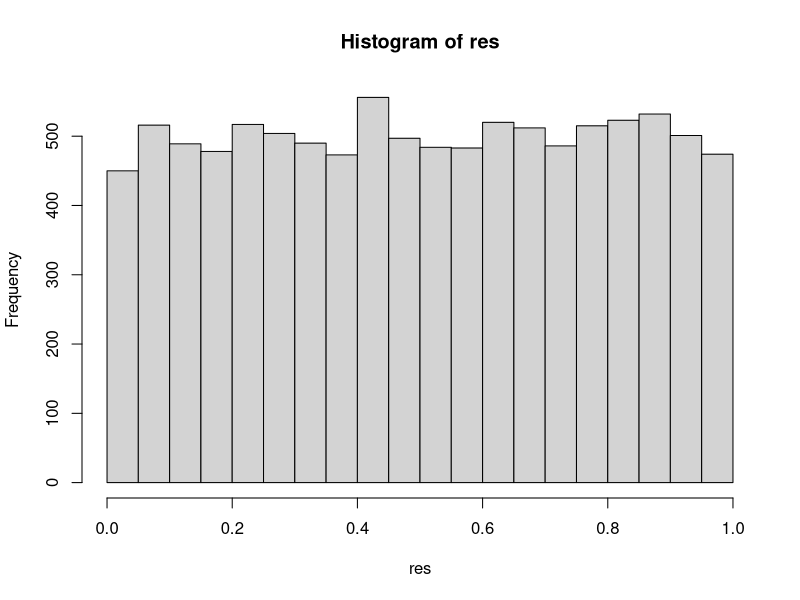

Reproduce this figure in R.
# group means, step change
params <- list()
params$n <- 10
params$m <- 20
params$mu1_pre <- rep(1, params$n)
params$mu2_pre <- rep(2, params$m)
params$sigma1_pre <- rep(0.01, params$n)
params$sigma2_pre <- rep(0.01, params$m)
params$mu1_post <- rep(3, params$n)
params$mu2_post <- rep(4, params$m)
params$sigma1_post <- rep(0.01, params$n)
params$sigma2_post <- rep(0.01, params$m)
params$N_pre <- 3
params$N_post <- 4

createSample <- function(m, s, n)
{
  temp <- t(mapply(function(m, s, n){
    rnorm(n, m, s)
  }, m = m, s = s, n = n, USE.NAMES = FALSE))
  dimnames(temp) <- list(NULL, paste("time", 1:n, sep = ""))
  return(temp)
}

experiment <- function(dummy, params)
{
  X1_pre <- createSample(params$mu1_pre, params$sigma1_pre, params$N_pre)
  X2_pre <- createSample(params$mu2_pre, params$sigma2_pre, params$N_pre)
  X1_post <- createSample(params$mu1_post, params$sigma1_post, params$N_post)
  X2_post <- createSample(params$mu2_post, params$sigma2_post, params$N_post)
  
  m1_avg_pre <- mean(apply(X1_pre, 2, mean))
  m2_avg_pre <- mean(apply(X2_pre, 2, mean))
  m1_avg_post <- mean(apply(X1_post, 2, mean))
  m2_avg_post <- mean(apply(X2_post, 2, mean))
  v1_avg_pre <- mean(apply(X1_pre, 2, var))
  v2_avg_pre <- mean(apply(X2_pre, 2, var))
  v1_avg_post <- mean(apply(X1_post, 2, var))
  v2_avg_post <- mean(apply(X2_post, 2, var))
  
  test_stat <- (m1_avg_post - m2_avg_post) - (m1_avg_pre - m2_avg_pre)
  #var_test_stat <- v1_avg_pre / params$n + v2_avg_pre / params$m + v1_avg_post / params$n + v2_avg_post / params$m
  var_test_stat <- 1 / params$N_pre * v1_avg_pre / params$n + 
                   1 / params$N_pre * v2_avg_pre / params$m + 
                   1 / params$N_post * v1_avg_post / params$n + 
                   1 / params$N_post * v2_avg_post / params$m
  # Welch-Satterthwaite
  #degree_free = var_test_stat^2 / ((v1_avg_pre / params$n)^2 / (params$n - 1) +
  #                                 (v2_avg_pre / params$m)^2 / (params$m - 1) +
  #                                 (v1_avg_post / params$n)^2 / (params$n - 1) +
  #                                 (v2_avg_post / params$m)^2 / (params$m - 1))
  degree_free = var_test_stat^2 / ((1 / params$N_pre * v1_avg_pre / params$n)^2 / (params$n - 1) +
                                     (1 / params$N_pre * v2_avg_pre / params$m)^2 / (params$m - 1) +
                                     (1 / params$N_post * v1_avg_post / params$n)^2 / (params$n - 1) +
                                     (1 / params$N_post * v2_avg_post / params$m)^2 / (params$m - 1))
  pt(test_stat / sqrt(var_test_stat), df = degree_free)
}

set.seed(1976)
experiment(1, params)
res <- sapply(1:10000, experiment, params = params)
length(which(res < 0.05)) / 10000
hist(res)


boot_func <- function(d, i, params, X1_post, X2_post)
{
  ind1 <- i[i <= params$n]
  ind2 <- i[i > params$n]
  ind3 <- ind1
  ind4 <- ind2 - params$n

  m1_avg_pre <- mean(apply(d[ind1,], 2, mean))
  m2_avg_pre <- mean(apply(d[ind2,], 2, mean))
  m1_avg_post <- mean(apply(X1_post[ind3,], 2, mean))
  m2_avg_post <- mean(apply(X2_post[ind4,], 2, mean))
  
  test_stat <- (m1_avg_post - m2_avg_post) - (m1_avg_pre - m2_avg_pre)
  return(test_stat)
}

experiment <- function(params)
{
  X1_pre <- createSample(params$mu1_pre, params$sigma1_pre, params$N_pre)
  X2_pre <- createSample(params$mu2_pre, params$sigma2_pre, params$N_pre)
  X1_post <- createSample(params$mu1_post, params$sigma1_post, params$N_post)
  X2_post <- createSample(params$mu2_post, params$sigma2_post, params$N_post)

  m1_avg_pre <- mean(apply(X1_pre, 2, mean))
  m2_avg_pre <- mean(apply(X2_pre, 2, mean))
  m1_avg_post <- mean(apply(X1_post, 2, mean))
  m2_avg_post <- mean(apply(X2_post, 2, mean))
  
  test_stat <- (m1_avg_post - m2_avg_post) - (m1_avg_pre - m2_avg_pre)

  df <- as.data.frame(rbind(X1_pre, X2_pre))
  df$strata <- c(rep(1L, params$n), rep(2L, params$m))
  b1 <- boot::boot(df, boot_func, R=1000, stype = "i", strata = df$strata, 
                   params = params, X1_post = X1_post, X2_post = X2_post)

  return(c(result = test_stat, boot_mean = b1$t0, quantile(b1$t, probs = c(0.025, 0.975))))
}

experiment(params)



